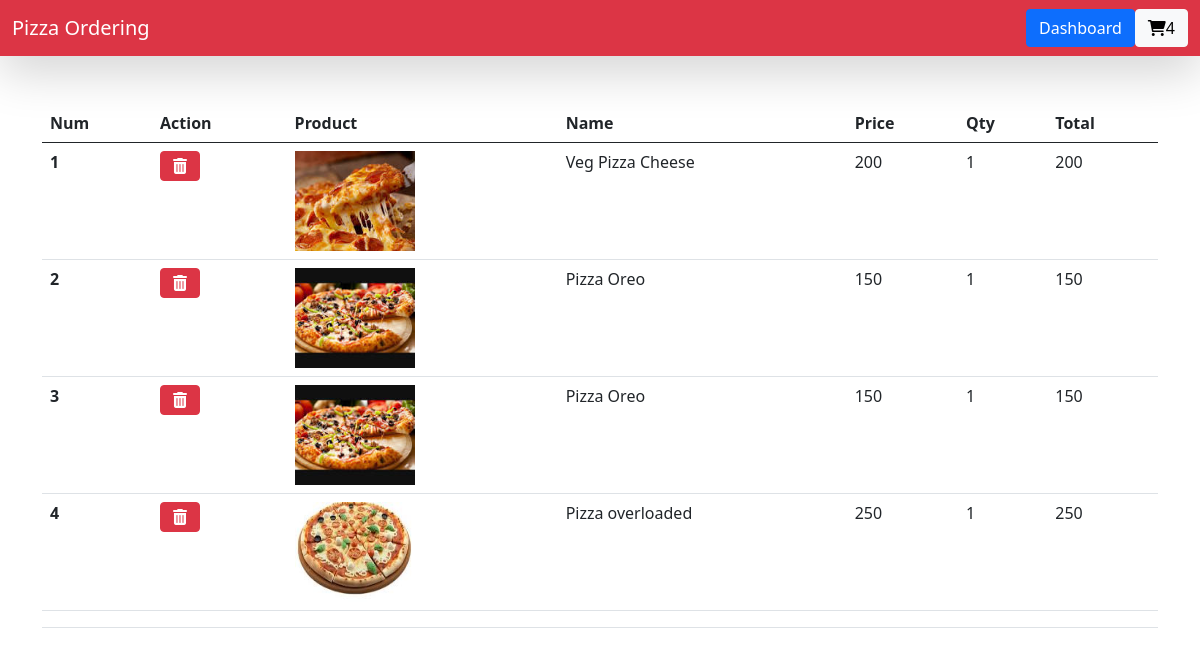
The app's page /cart/ (signed in) with its own data.
### home/models.py (models this page shows)
class BaseModel(models.Model):
    uid=models.UUIDField(default=uuid.uuid4,editable=True,primary_key=True)
    created_at=models.DateField(auto_now_add=True)
    updated_at=models.DateField(auto_now_add=True)
    class Meta:
        abstract=True

class CartItems(BaseModel):
    cart=models.ForeignKey(Cart,on_delete=models.CASCADE,related_name="cart_items")
    pizza=models.ForeignKey(Pizza,on_delete=models.CASCADE)

class Pizza(BaseModel):
    category=models.ForeignKey(PizzaCategory,on_delete=models.CASCADE,related_name='pizzas')
    pizza_name=models.CharField(max_length=255)
    price=models.IntegerField(default=100)
    images=models.ImageField(upload_to='pizza')

### home/views.py (the view)
# urls.py: path("cart/",cart,name="cart"),
def cart(request):
    cart=Cart.objects.get(is_paid=False,user=request.user)
    context={'carts':cart}
    return render(request,'cart.html',context)

### home/templates/cart.html (shortened to what this page needs)
{% extends "base.html" %}
{%block start%}
<div class="container card-shadow-lg mt-5">
<table class="table">
        <thead>
        <tr>
            <th scope="col">Num</th>
            <th scope="col">Action</th>
            <th scope="col">Product</th>
            <th scope="col">Name</th>
            <th scope="col">Price</th>
            <th scope="col">Qty</th>
            <th scope="col">Total</th>
        </tr>
        </thead>
        <tbody>
            {% for cartitems in carts.cart_items.all%}
            <tr>
            <th scope="row">{{forloop.counter}}</th>
            <th>
                <a href="{% url 'remove_cart_items' cartitems.uid %}" class="btn btn-danger"><i class="fa-solid fa-trash-can"></i></a>
            </th>
            <td>
                <img src="/media/{{cartitems.pizza.images}}" style="height:100px;width:120px;"></td>
            <td>{{cartitems.pizza.pizza_name}}</td>
            <td>{{cartitems.pizza.price}}</td>
            <td>1</td>
            <td>{{cartitems.pizza.price}}</td>
        </tr>
            {% endfor %}
            <tr>
                <th scope='row'></th>
                <td></td>
                <td></td>
                <td></td>
                <td></td>
                <td></td>
                <td>
                </td>
            </tr>
        </tbody>
    </table>
</div>
{%endblock%}

### home/templates/base.html (shortened to what this page needs)
<html>
    <head>
        <link rel="stylesheet" href="https://cdnjs.cloudflare.com/ajax/libs/font-awesome/6.0.0/css/all.min.css">
        <link href="https://cdn.jsdelivr.net/npm/bootstrap@5.0.2/dist/css/bootstrap.min.css" rel="stylesheet">
    </head>
    <body>
        <nav class="navbar navbar-dark bg-danger shadow-lg">
            <div class="container-fluid">
                <a href="/" class="navbar-brand">Pizza Ordering</a>
                <div class="d-flex">
                    {% if user.is_authenticated%}
                    <a class="btn btn-primary" href={%url "login"%}> Dashboard</a>
                    {%else%}
                    <a class="navbar-brand" href={%url "login"%}> Login</a>
                    <a class="navbar-brand" href={% url "register"%}>Register</a>
                    {%endif%}
                        <a class="btn btn-light" href="{% url 'cart' %}"><i class="fa-solid fa-cart-shopping"></i>{{request.user.get_cart_count}}</a>
                </div>
            </div>
        </nav>
        {%block start%}
        {%endblock%}
    </body>
</html>

### records on screen
CartItems: pizza.images (picture), pizza.pizza_name "Veg Pizza Cheese", pizza.price "200"
CartItems: pizza.images (picture), pizza.pizza_name "Pizza Oreo", pizza.price "150"
CartItems: pizza.images (picture), pizza.pizza_name "Pizza Oreo", pizza.price "150"
CartItems: pizza.images (picture), pizza.pizza_name "Pizza overloaded", pizza.price "250"

### other values on screen
{{ request.user.get_cart_count }} "4"
